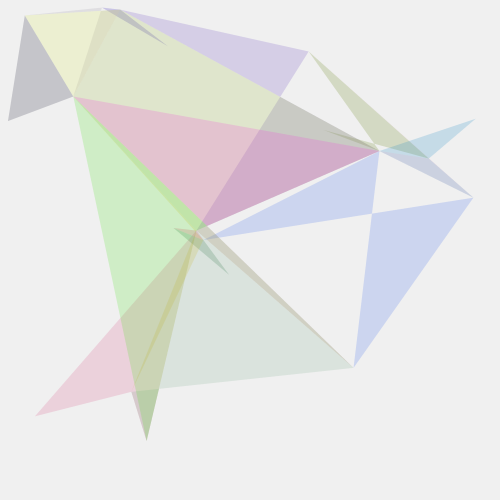
Frame 1 (no input)
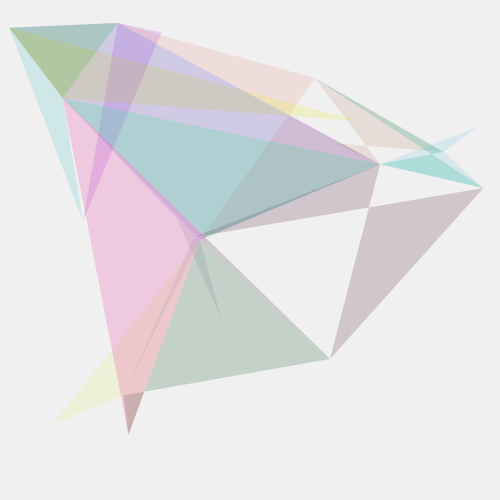
Frame 60 (the mouse pressed at the canvas centre just before this capture)
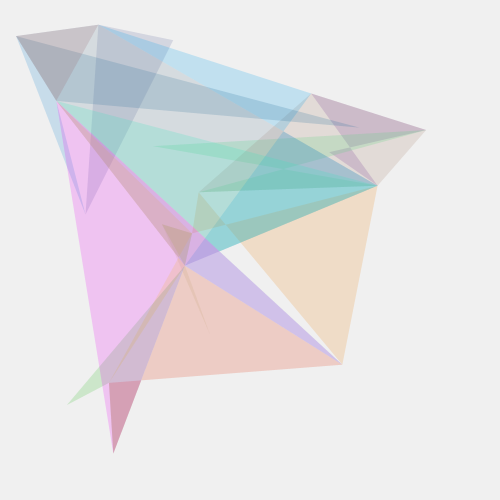
Frame 120 (the mouse held since frame 60 and released just before this capture)

The Processing sketch that drew these frames (run headless with seeded random() and noise(); from frame 60 on, the mouse is pressed at the canvas centre):

// Processing sketch: processing_77081
// ── processing_77081.pde

/**
Distribute 'x' points randomly
Find 'k' nearest neighbors
Make shape for each point using 
  k nearest neighbors as vertices
Make it pretty...
Philippe Moore 2012

<a rel="license" href="http://creativecommons.org/licenses/by-sa/3.0/deed.en_US"><img alt="Creative Commons License" style="border-width:0" src="http://i.creativecommons.org/l/by-sa/3.0/88x31.png" /></a><br /><span xmlns:dct="http://purl.org/dc/terms/" property="dct:title">NEIGHBORHOODSWHATUP</span> by <a xmlns:cc="http://creativecommons.org/ns#" href="http://philippealmoore.com" property="cc:attributionName" rel="cc:attributionURL">http://philippealmoore.com</a> is licensed under a <a rel="license" href="http://creativecommons.org/licenses/by-sa/3.0/deed.en_US">Creative Commons Attribution-ShareAlike 3.0 Unported License</a>.
**/

ArrayList pnts;
int population, counter, fade;
float dr;

void setup() {
  size(500, 500);
  //size(screenHeight, screenHeight);
  pnts = new ArrayList();
  noCursor();
  noStroke();
  smooth();
  population = 20;
  dr = 3;
  fade = 255;
  counter = 200;
  populatePnts();
  findNeighbors();
  printNeighbors();
  //detectCollisions();
}

void draw() {
  //displayPnts();
  counter--;
  drawBg();
  makeShapes();
  driftPnts();
  //drawNeighbors();
}

void drawBg() {
  fill(240, fade);
  noStroke();
  rect(0, 0, width, height);  
}

void populatePnts() {
  for (int i=0; i<population; i++) {
    float x = random(width);
    float y = random(height);
    pnts.add(new Pnt(x, y));
    println("Pnt added at (" + x + ", " + y + ")");
  }
  for (int j=0; j<population; j++) {
    Pnt pnt = (Pnt) pnts.get(j);
    pnt.populateNeighbors();
  }
}

void detectCollisions() {
  for (int i=0; i<pnts.size()-1; i++) {
    Pnt pnt = (Pnt) pnts.get(i);
    for (int j=i+1; j<pnts.size(); j++) {
      Pnt temp = (Pnt) pnts.get(j);
      if ((pnt.pos.dist(temp.pos)-(pnt.w+temp.w))<0) {
        println("COLLISIONS");
      }
    }
  }
}

void displayPnts() {
  for (int i=0; i<pnts.size(); i++) {
    Pnt pnt = (Pnt)pnts.get(i);
    pnt.display();
  }
}

//find all neighbors
void findNeighbors() {
  //start from the beginning of the neighborhood
  for (int i=0; i<pnts.size()-1; i++) {
    Pnt first = (Pnt) pnts.get(i);
    //move from there to every other Pnt in neighborhood
    for (int j=i+1; j<pnts.size(); j++) {
      Pnt secondary = (Pnt) pnts.get(j);
      //compare distance from first Pnt to second Pnt against the distance
      //from first Pnt to each of its neighbors
      for (int k = 0; k<first.neighborhood; k++) {
        println("Comparing the " + i + "st/rd/th Pnt against the " + j + "Pnt and the " + k + "neighbor of " + i + "!!!");
        Pnt tertiary = (Pnt) first.neighbors.get(k);
        if (first.pos.dist(secondary.pos)<first.pos.dist(tertiary.pos)) {
          first.removeLargest(k);
          first.neighbors.add(secondary);
          println("Adding secondary neighbor at position " + secondary.pos);
        }
      }
    }
  }
}

void printNeighbors() {
  for (int i=0; i<pnts.size(); i++) {
    Pnt pnt = (Pnt) pnts.get(i);
    for (int j=0; j<pnt.neighbors.size(); j++) {
      Pnt pntr = (Pnt) pnt.neighbors.get(j);
      println(i + "Pnt " + j+ " " + pntr.pos);
    }
  }
}

void drawNeighbors() {
  for (int i=0; i<pnts.size(); i++) {
    Pnt pnt = (Pnt) pnts.get(i);
    for (int j=0; j<pnt.neighborhood; j++) {
      Pnt nbr = (Pnt) pnt.neighbors.get(j);
      line(pnt.pos.x, pnt.pos.y, nbr.pos.x, nbr.pos.y);
    }
  }
}

void makeShapes() {
  for (int i=0; i<pnts.size()-3; i++) {
    fill(random(255), random(255), random(255), 50);
    beginShape();
    Pnt pnt = (Pnt) pnts.get(i);
    vertex(pnt.pos.x, pnt.pos.y);
    for (int j=0; j<pnt.neighborhood; j++) {
      Pnt pntr = (Pnt) pnt.neighbors.get(j);
      vertex(pntr.pos.x, pntr.pos.y);
    }
    endShape(CLOSE);
  }
}

void driftPnts() {
  for (int i=0; i<pnts.size(); i++) {
    Pnt pnt = (Pnt) pnts.get(i);
    pnt.pos.add(new PVector(random(-dr, dr), random(-dr, dr)));
    if (pnt.pos.x>width || pnt.pos.x<0) {pnt.pos.x = random(width);}
    if (pnt.pos.y>height || pnt.pos.y<0) {pnt.pos.y = random(height);}
  }  
  
}

class Pnt {
  PVector pos;
  float w;
  ArrayList neighbors;
  int neighborhood;

  Pnt(float xPos, float yPos) {
    pos = new PVector(xPos, yPos);
    w = 5;
    neighborhood = 5;
    neighbors = new ArrayList();
  }

  void display() {
    ellipse(pos.x, pos.y, w, w);
  }

  void populateNeighbors() {
    println("Populating Neighbors");
     for (int i=0; i<neighborhood; i++) {
      neighbors.add(new Pnt(10000, 10000));
    }
  }
  
  
  //find the largest position and remove it from the list
  void removeLargest(int position) {
    float largest = 0;
    float prevLargest = 0;
    //start from the first instance of a position which is larger than a previous comparator
    int target = position;
    //iterate through the rest of the neighborhood
    for (int i=position; i<neighbors.size(); i++) {
      Pnt temp = (Pnt) neighbors.get(i);
      //compare this Pnt to the comparator position in neighbors
      if (this.pos.dist(temp.pos)>largest) {
        //if the distance fromthis point to the neighbor is greater than largest, 
        //set the position of pnt to be removed to the current position
        position = i;
        largest = this.pos.dist(temp.pos);
        println("Largest is at position: " + i + " and is " + largest);
      }
    }
    println("Removing Largest at position: " + position);
    this.neighbors.remove(position);  
  }

}
